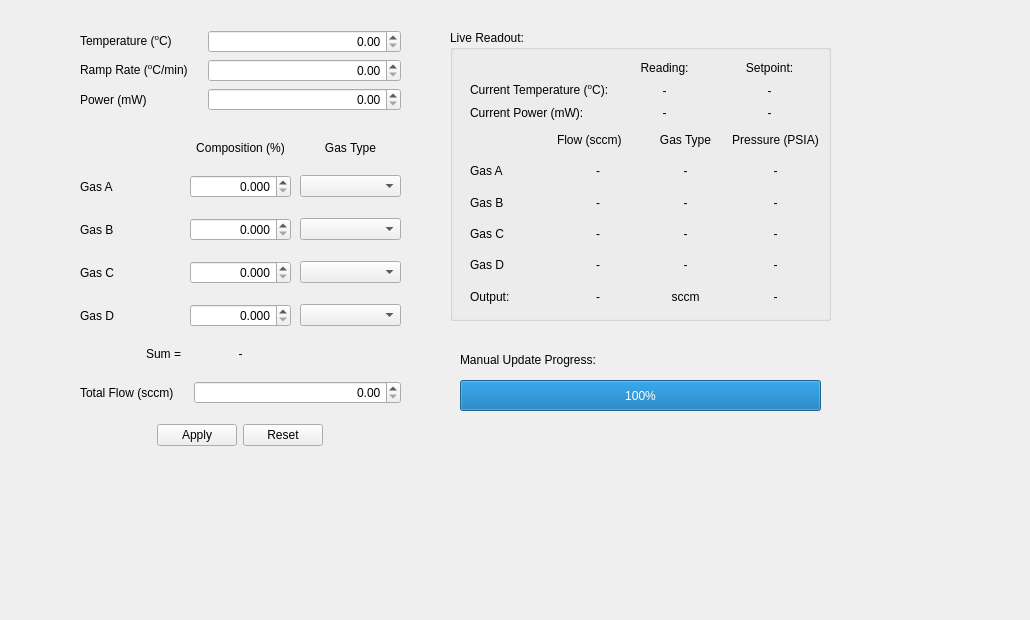
     <widget class="QWidget" name="tabManualControl">
      <attribute name="title">
       <string>Manual Control</string>
      </attribute>
      <widget class="QWidget" name="layoutWidget">
       <property name="geometry">
        <rect>
         <x>80</x>
         <y>30</y>
         <width>321</width>
         <height>441</height>
        </rect>
       </property>
       <layout class="QVBoxLayout" name="manualControlLayout" stretch="1,2,1">
        <property name="spacing">
         <number>20</number>
        </property>
        <item>
         <layout class="QFormLayout" name="formLayout_2">
          <property name="verticalSpacing">
           <number>6</number>
          </property>
          <item row="0" column="0">
           <widget class="QLabel" name="label_60">
            <property name="text">
             <string>&lt;html&gt;&lt;head/&gt;&lt;body&gt;&lt;p&gt;Temperature (&lt;span style=&quot; vertical-align:super;&quot;&gt;o&lt;/span&gt;C)&lt;/p&gt;&lt;/body&gt;&lt;/html&gt;</string>
            </property>
           </widget>
          </item>
          <item row="0" column="1">
           <widget class="QDoubleSpinBox" name="manualTemp">
            <property name="alignment">
             <set>Qt::AlignRight|Qt::AlignTrailing|Qt::AlignVCenter</set>
            </property>
           </widget>
          </item>
          <item row="1" column="0">
           <widget class="QLabel" name="label_62">
            <property name="text">
             <string>&lt;html&gt;&lt;head/&gt;&lt;body&gt;&lt;p&gt;Ramp Rate (&lt;span style=&quot; vertical-align:super;&quot;&gt;o&lt;/span&gt;C/min)&lt;/p&gt;&lt;/body&gt;&lt;/html&gt;</string>
            </property>
           </widget>
          </item>
          <item row="1" column="1">
           <widget class="QDoubleSpinBox" name="manualRamp">
            <property name="alignment">
             <set>Qt::AlignRight|Qt::AlignTrailing|Qt::AlignVCenter</set>
            </property>
           </widget>
          </item>
          <item row="2" column="0">
           <widget class="QLabel" name="label_63">
            <property name="text">
             <string>Power (mW)</string>
            </property>
           </widget>
          </item>
          <item row="2" column="1">
           <widget class="QDoubleSpinBox" name="manualPower">
            <property name="alignment">
             <set>Qt::AlignRight|Qt::AlignTrailing|Qt::AlignVCenter</set>
            </property>
           </widget>
          </item>
         </layout>
        </item>
        <item>
         <layout class="QGridLayout" name="gridLayout_7" rowstretch="1,3,3,3,3,0">
          <property name="horizontalSpacing">
           <number>9</number>
          </property>
          <property name="verticalSpacing">
           <number>20</number>
          </property>
          <item row="3" column="2">
           <widget class="QComboBox" name="manualGasCType"/>
          </item>
          <item row="4" column="0">
           <widget class="QLabel" name="label_20">
            <property name="text">
             <string>Gas D</string>
            </property>
           </widget>
          </item>
          <item row="3" column="1">
           <widget class="QDoubleSpinBox" name="manualGasCComp">
            <property name="alignment">
             <set>Qt::AlignRight|Qt::AlignTrailing|Qt::AlignVCenter</set>
            </property>
            <property name="decimals">
             <number>3</number>
            </property>
            <property name="maximum">
             <double>100.000000000000000</double>
            </property>
            <property name="singleStep">
             <double>0.010000000000000</double>
            </property>
           </widget>
          </item>
          <item row="3" column="0">
           <widget class="QLabel" name="label_59">
            <property name="text">
             <string>Gas C</string>
            </property>
           </widget>
          </item>
          <item row="0" column="1">
           <widget class="QLabel" name="label_55">
            <property name="text">
             <string>Composition (%)</string>
            </property>
            <property name="alignment">
             <set>Qt::AlignCenter</set>
            </property>
           </widget>
          </item>
          <item row="2" column="1">
           <widget class="QDoubleSpinBox" name="manualGasBComp">
            <property name="alignment">
             <set>Qt::AlignRight|Qt::AlignTrailing|Qt::AlignVCenter</set>
            </property>
            <property name="decimals">
             <number>3</number>
            </property>
            <property name="maximum">
             <double>100.000000000000000</double>
            </property>
            <property name="singleStep">
             <double>0.010000000000000</double>
            </property>
           </widget>
          </item>
          <item row="2" column="0">
           <widget class="QLabel" name="label_58">
            <property name="text">
             <string>Gas B</string>
            </property>
           </widget>
          </item>
          <item row="2" column="2">
           <widget class="QComboBox" name="manualGasBType"/>
          </item>
          <item row="4" column="1">
           <widget class="QDoubleSpinBox" name="manualGasDComp">
            <property name="alignment">
             <set>Qt::AlignRight|Qt::AlignTrailing|Qt::AlignVCenter</set>
            </property>
            <property name="decimals">
             <number>3</number>
            </property>
            <property name="maximum">
             <double>100.000000000000000</double>
            </property>
            <property name="singleStep">
             <double>0.010000000000000</double>
            </property>
           </widget>
          </item>
          <item row="1" column="1">
           <widget class="QDoubleSpinBox" name="manualGasAComp">
            <property name="alignment">
             <set>Qt::AlignRight|Qt::AlignTrailing|Qt::AlignVCenter</set>
            </property>
            <property name="decimals">
             <number>3</number>
            </property>
            <property name="maximum">
             <double>100.000000000000000</double>
            </property>
            <property name="singleStep">
             <double>0.010000000000000</double>
            </property>
           </widget>
          </item>
          <item row="0" column="2">
           <widget class="QLabel" name="label_56">
            <property name="text">
             <string>Gas Type</string>
            </property>
            <property name="alignment">
             <set>Qt::AlignCenter</set>
            </property>
           </widget>
          </item>
          <item row="1" column="2">
           <widget class="QComboBox" name="manualGasAType"/>
          </item>
          <item row="4" column="2">
           <widget class="QComboBox" name="manualGasDType"/>
          </item>
          <item row="1" column="0">
           <widget class="QLabel" name="label_57">
            <property name="text">
             <string>Gas A</string>
            </property>
           </widget>
          </item>
          <item row="5" column="1">
           <widget class="QLabel" name="manualCompSum">
            <property name="text">
             <string>-</string>
            </property>
            <property name="alignment">
             <set>Qt::AlignCenter</set>
            </property>
           </widget>
          </item>
          <item row="5" column="0">
           <widget class="QLabel" name="label_35">
            <property name="text">
             <string>Sum =</string>
            </property>
            <property name="alignment">
             <set>Qt::AlignRight|Qt::AlignTrailing|Qt::AlignVCenter</set>
            </property>
           </widget>
          </item>
         </layout>
        </item>
        <item>
         <layout class="QFormLayout" name="formLayout_3">
          <item row="0" column="0">
           <widget class="QLabel" name="label_54">
            <property name="text">
             <string>Total Flow (sccm)</string>
            </property>
           </widget>
          </item>
          <item row="0" column="1">
           <widget class="QDoubleSpinBox" name="manualFlow">
            <property name="alignment">
             <set>Qt::AlignRight|Qt::AlignTrailing|Qt::AlignVCenter</set>
            </property>
           </widget>
          </item>
          <item row="1" column="0" colspan="2">
           <widget class="QDialogButtonBox" name="buttonBox">
            <property name="layoutDirection">
             <enum>Qt::RightToLeft</enum>
            </property>
            <property name="orientation">
             <enum>Qt::Horizontal</enum>
            </property>
            <property name="standardButtons">
             <set>QDialogButtonBox::Apply|QDialogButtonBox::Reset</set>
            </property>
            <property name="centerButtons">
             <bool>true</bool>
            </property>
           </widget>
          </item>
         </layout>
        </item>
       </layout>
      </widget>
      <widget class="QProgressBar" name="progressBar">
       <property name="geometry">
        <rect>
         <x>460</x>
         <y>380</y>
         <width>361</width>
         <height>31</height>
        </rect>
       </property>
       <property name="maximum">
        <number>100</number>
       </property>
       <property name="value">
        <number>100</number>
       </property>
      </widget>
      <widget class="QLabel" name="label_18">
       <property name="geometry">
        <rect>
         <x>460</x>
         <y>350</y>
         <width>181</width>
         <height>19</height>
        </rect>
       </property>
       <property name="text">
        <string>Manual Update Progress:</string>
       </property>
      </widget>
      <widget class="QGroupBox" name="groupBox">
       <property name="geometry">
        <rect>
         <x>450</x>
         <y>30</y>
         <width>381</width>
         <height>291</height>
        </rect>
       </property>
       <property name="title">
        <string>Live Readout:</string>
       </property>
       <widget class="QWidget" name="layoutWidget">
        <property name="geometry">
         <rect>
          <x>20</x>
          <y>30</y>
          <width>349</width>
          <height>249</height>
         </rect>
        </property>
        <layout class="QVBoxLayout" name="verticalLiveReadout1" stretch="1,3">
         <item>
          <layout class="QGridLayout" name="gridLayout_5">
           <item row="1" column="1">
            <widget class="QLabel" name="current_temp_1">
             <property name="layoutDirection">
              <enum>Qt::LeftToRight</enum>
             </property>
             <property name="text">
              <string>-</string>
             </property>
             <property name="alignment">
              <set>Qt::AlignCenter</set>
             </property>
            </widget>
           </item>
           <item row="2" column="1">
            <widget class="QLabel" name="current_power_1">
             <property name="layoutDirection">
              <enum>Qt::LeftToRight</enum>
             </property>
             <property name="text">
              <string>-</string>
             </property>
             <property name="alignment">
              <set>Qt::AlignCenter</set>
             </property>
            </widget>
           </item>
           <item row="0" column="1">
            <widget class="QLabel" name="label_30">
             <property name="layoutDirection">
              <enum>Qt::LeftToRight</enum>
             </property>
             <property name="text">
              <string>Reading:</string>
             </property>
             <property name="alignment">
              <set>Qt::AlignCenter</set>
             </property>
            </widget>
           </item>
           <item row="2" column="0">
            <widget class="QLabel" name="label_75">
             <property name="text">
              <string>Current Power (mW):</string>
             </property>
            </widget>
           </item>
           <item row="1" column="0">
            <widget class="QLabel" name="label_74">
             <property name="text">
              <string>&lt;html&gt;&lt;head/&gt;&lt;body&gt;&lt;p&gt;Current Temperature (&lt;span style=&quot; vertical-align:super;&quot;&gt;o&lt;/span&gt;C):&lt;/p&gt;&lt;/body&gt;&lt;/html&gt;</string>
             </property>
            </widget>
           </item>
           <item row="1" column="2">
            <widget class="QLabel" name="current_temp_setpoint1">
             <property name="layoutDirection">
              <enum>Qt::LeftToRight</enum>
             </property>
             <property name="text">
              <string>-</string>
             </property>
             <property name="alignment">
              <set>Qt::AlignCenter</set>
             </property>
            </widget>
           </item>
           <item row="2" column="2">
            <widget class="QLabel" name="current_power_setpoint1">
             <property name="layoutDirection">
              <enum>Qt::LeftToRight</enum>
             </property>
             <property name="text">
              <string>-</string>
             </property>
             <property name="alignment">
              <set>Qt::AlignCenter</set>
             </property>
            </widget>
           </item>
           <item row="0" column="2">
            <widget class="QLabel" name="label_33">
             <property name="layoutDirection">
              <enum>Qt::LeftToRight</enum>
             </property>
             <property name="text">
              <string>Setpoint:</string>
             </property>
             <property name="alignment">
              <set>Qt::AlignCenter</set>
             </property>
            </widget>
           </item>
          </layout>
         </item>
         <item>
          <layout class="QGridLayout" name="gridLayout_8">
           <item row="5" column="3">
            <widget class="QLabel" name="current_gasE_pressure_1">
             <property name="text">
              <string>-</string>
             </property>
             <property name="alignment">
              <set>Qt::AlignCenter</set>
             </property>
            </widget>
           </item>
           <item row="3" column="1">
            <widget class="QLabel" name="current_gasC_comp_1">
             <property name="text">
              <string>-</string>
             </property>
             <property name="alignment">
              <set>Qt::AlignCenter</set>
             </property>
            </widget>
           </item>
           <item row="5" column="0">
            <widget class="QLabel" name="label_53">
             <property name="text">
              <string>Output:</string>
             </property>
            </widget>
           </item>
           <item row="3" column="0">
            <widget class="QLabel" name="label_69">
             <property name="text">
              <string>Gas C</string>
             </property>
            </widget>
           </item>
           <item row="2" column="2">
            <widget class="QLabel" name="current_gasB_type_1">
             <property name="text">
              <string>-</string>
             </property>
             <property name="alignment">
              <set>Qt::AlignCenter</set>
             </property>
            </widget>
           </item>
           <item row="1" column="0">
            <widget class="QLabel" name="label_67">
             <property name="text">
              <string>Gas A</string>
             </property>
            </widget>
           </item>
           <item row="3" column="2">
            <widget class="QLabel" name="current_gasC_type_1">
             <property name="text">
              <string>-</string>
             </property>
             <property name="alignment">
              <set>Qt::AlignCenter</set>
             </property>
            </widget>
           </item>
           <item row="4" column="0">
            <widget class="QLabel" name="label_21">
             <property name="text">
              <string>Gas D</string>
             </property>
            </widget>
           </item>
           <item row="5" column="1">
            <widget class="QLabel" name="current_gasE_flow_1">
             <property name="text">
              <string>-</string>
             </property>
             <property name="alignment">
              <set>Qt::AlignCenter</set>
             </property>
            </widget>
           </item>
           <item row="4" column="1">
            <widget class="QLabel" name="current_gasD_comp_1">
             <property name="text">
              <string>-</string>
             </property>
             <property name="alignment">
              <set>Qt::AlignCenter</set>
             </property>
            </widget>
           </item>
           <item row="1" column="3">
            <widget class="QLabel" name="current_gasA_pressure_1">
             <property name="text">
              <string>-</string>
             </property>
             <property name="alignment">
              <set>Qt::AlignCenter</set>
             </property>
            </widget>
           </item>
           <item row="2" column="1">
            <widget class="QLabel" name="current_gasB_comp_1">
             <property name="text">
              <string>-</string>
             </property>
             <property name="alignment">
              <set>Qt::AlignCenter</set>
             </property>
            </widget>
           </item>
           <item row="0" column="2">
            <widget class="QLabel" name="label_66">
             <property name="text">
              <string>Gas Type</string>
             </property>
             <property name="alignment">
              <set>Qt::AlignCenter</set>
             </property>
            </widget>
           </item>
           <item row="1" column="2">
            <widget class="QLabel" name="current_gasA_type_1">
             <property name="text">
              <string>-</string>
             </property>
             <property name="alignment">
              <set>Qt::AlignCenter</set>
             </property>
            </widget>
           </item>
           <item row="4" column="2">
            <widget class="QLabel" name="current_gasD_type_1">
             <property name="text">
              <string>-</string>
             </property>
             <property name="alignment">
              <set>Qt::AlignCenter</set>
             </property>
            </widget>
           </item>
           <item row="2" column="0">
            <widget class="QLabel" name="label_68">
             <property name="text">
              <string>Gas B</string>
             </property>
            </widget>
           </item>
           <item row="0" column="3">
            <widget class="QLabel" name="label_28">
             <property name="text">
              <string>Pressure (PSIA)</string>
             </property>
             <property name="alignment">
              <set>Qt::AlignCenter</set>
             </property>
            </widget>
           </item>
           <item row="0" column="1">
            <widget class="QLabel" name="label_65">
             <property name="text">
              <string>Flow (sccm)</string>
             </property>
            </widget>
           </item>
           <item row="2" column="3">
            <widget class="QLabel" name="current_gasB_pressure_1">
             <property name="text">
              <string>-</string>
             </property>
             <property name="alignment">
              <set>Qt::AlignCenter</set>
             </property>
            </widget>
           </item>
           <item row="3" column="3">
            <widget class="QLabel" name="current_gasC_pressure_1">
             <property name="text">
              <string>-</string>
             </property>
             <property name="alignment">
              <set>Qt::AlignCenter</set>
             </property>
            </widget>
           </item>
           <item row="5" column="2">
            <widget class="QLabel" name="label_73">
             <property name="text">
              <string>sccm</string>
             </property>
             <property name="alignment">
              <set>Qt::AlignCenter</set>
             </property>
            </widget>
           </item>
           <item row="4" column="3">
            <widget class="QLabel" name="current_gasD_pressure_1">
             <property name="text">
              <string>-</string>
             </property>
             <property name="alignment">
              <set>Qt::AlignCenter</set>
             </property>
            </widget>
           </item>
           <item row="1" column="1">
            <widget class="QLabel" name="current_gasA_comp_1">
             <property name="text">
              <string>-</string>
             </property>
             <property name="alignment">
              <set>Qt::AlignCenter</set>
             </property>
            </widget>
           </item>
          </layout>
         </item>
        </layout>
       </widget>
      </widget>
      <widget class="QLabel" name="label_38">
       <property name="geometry">
        <rect>
         <x>810</x>
         <y>520</y>
         <width>211</width>
         <height>91</height>
        </rect>
       </property>
       <property name="text">
        <string/>
       </property>
       <property name="pixmap">
        <pixmap>gui_style_guides/drawing.svg</pixmap>
       </property>
       <property name="scaledContents">
        <bool>true</bool>
       </property>
       <property name="alignment">
        <set>Qt::AlignCenter</set>
       </property>
      </widget>
     </widget>
